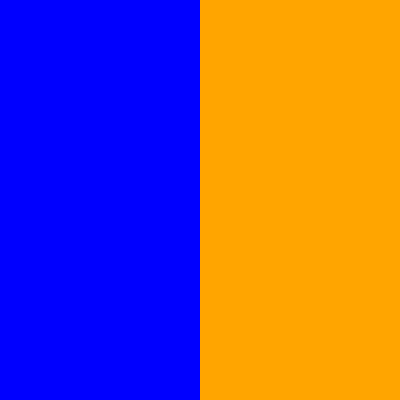
Frame 1 (no input)
Frame 60 (no input): identical to frame 1, image omitted
Frame 120 (the mouse pressed at the canvas centre since frame 60): identical to frame 1, image omitted

The p5.js sketch that drew this single still picture (run headless with seeded random() and noise() and a simulated clock; from frame 60 on, the mouse is pressed at the canvas centre):

// p5.js sketch
// ── sketch.js
let game = 200

function setup() {
    createCanvas(400, 400);
  }

  function draw() {
    background("orange");
    noStroke();
    fill("blue");
    rect(0, 0, game, height);
    if (game >= 400){
        textSize(20);
        fill("black");
        textAlign(CENTER);
        text("Blue Wins!", width/2, height/2);
        noLoop();
    }
    if (game <= 0){
        textSize(20);
        fill("black");
        textAlign(CENTER);
        text("Orange Wins!", width/2, height/2);
        noLoop();
    }
  }
  function keyPressed(){
    if (key == "z") {
        game += 10;
    }
    if (key == "m") {
        game -= 10;
    }
    if (key == "r") {
        game = 200;
        loop();
    }
  }

function resetGame() {
    game = 200;
    loop();
}

function mousePressed() {
    // Left side click/tap
    if (mouseX < width/2) {
        game += 10;
    }
    // Right side click/tap
    if (mouseX > width/2) {
        game -= 10;
    }
    return false; // Prevents default behavior
}

function touchStarted() {
    // Use same logic as mousePressed
    mousePressed();
    return false; // Prevents default behavior
}


// ── style.css
html, body {
    margin: 0;
    padding: 0;
    background-color: gray;
  }
  canvas {
    display: block;
    margin-left: auto;
    margin-right: auto;
  }
  p {
    text-align: center;
    color: white;
  }

.reset-button {
    display: block;
    margin: 20px auto;
    padding: 15px 30px;
    font-size: 18px;
    background-color: #4CAF50;
    color: white;
    border: none;
    border-radius: 5px;
    cursor: pointer;
    touch-action: manipulation;
}

.reset-button:active {
    background-color: #3e8e41;
}
